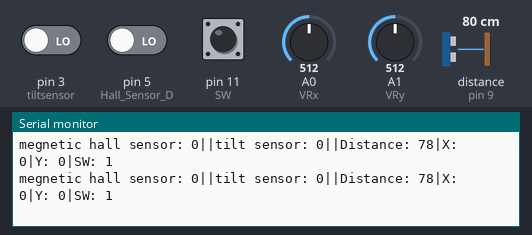
A sketch run on a simulated Arduino Uno, built with avr-gcc and run on an emulated ATmega328P. Parts: the last lines printed to the serial monitor. Wiring (inferred from the names in the program): ultrasonic range finder: trigger pin 8; echo pin 9. The test bench sets the inputs (shaded band); at power-on: distance to the obstacle (sensor on pin 9) 80 cm, A0 (VRx) = 512, A1 (VRy) = 512, pin 3 (tiltsensor) LOW, pin 5 (Hall_Sensor_D) LOW, pin 11 (SW) HIGH. The echo pulse lasts 58.3 µs per cm.

Above: at 1.2 s.
1.3 s: distance to the obstacle (sensor on pin 9) set to 23 cm
At 1.4 s:
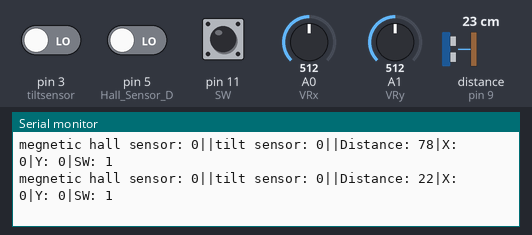
4.3 s: distance to the obstacle (sensor on pin 9) set to 19 cm
At 4.35 s:
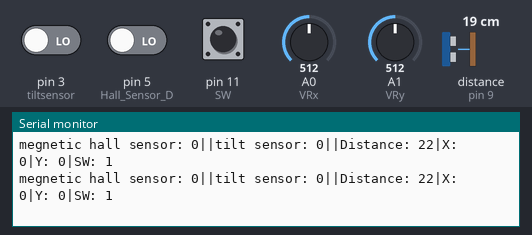
6.0 s: A0 (VRx) set to 536
At 6.01 s:
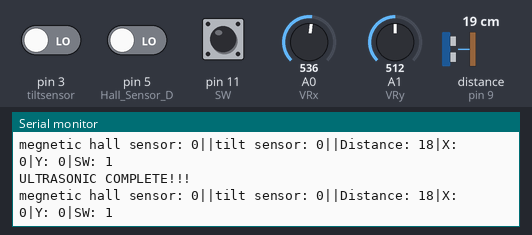
9.0 s: A1 (VRy) set to 531
At 9.0 s:
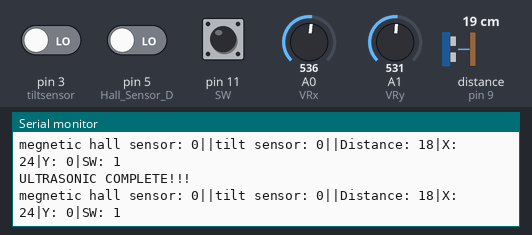
Timing chart, 0 to 12.0 s (numbered marks = the images above; inputs shaded):
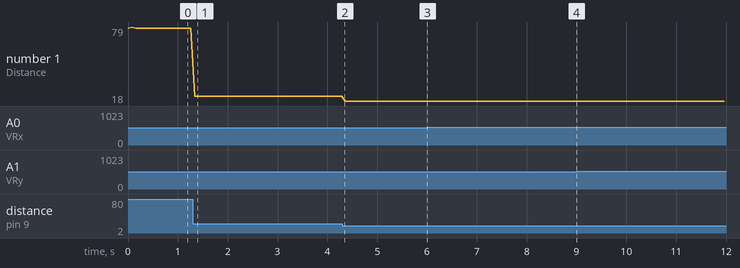

Measured:
- after the input at 1.3 s, the serial monitor: prints a new line at once (image 1)
- plotted number 1: 78 → 22 after the input at 1.3 s, 22 → 18 after the input at 4.3 s

The sketch:

arduino2.ino
```cpp
// ***JOYSTICK***
 int VRx = A0;
 int VRy = A1;
 int SW = 11;

 int xPosition = 0;
 int yPosition = 0;
 int SW_state = 0;
 int mapX = 0;
 int mapY = 0;

//***MAGNETIC HALL  SENSOR***
//int Hall_Sensor = A0                  *****NO NEED FOR NOW*****
 int Hall_Sensor_D = 5;
 int tiltValue=0,magnetValue=0;

//***TILT SENSOR***
 int tiltsensor = 3;

//***ULTRASONIC SENSOR***
 const int trigPin = 8;
 const int echoPin = 9;
 long duration;
 int distance;


void setup() {
  Serial.begin(9600);

// ***JOYSTICK***
  pinMode(VRx, INPUT);
  pinMode(VRy, INPUT);
  pinMode(SW, INPUT_PULLUP);

//***MAGNETIC HALL  SENSOR***
  pinMode(Hall_Sensor_D,INPUT);

//***TILT SENSOR***
  pinMode(tiltsensor, INPUT);

//***ULTRASONIC SENSOR***
  pinMode(trigPin, OUTPUT);
  pinMode(echoPin, INPUT);


xPosition = analogRead(VRx);
  yPosition = analogRead(VRy);
  SW_state = digitalRead(SW);
  mapX = map(xPosition, 0, 1023, -512, 512);
  mapY = map(yPosition, 0, 1023, -512, 512);


    // Clears the trigPin
  digitalWrite(trigPin, LOW);
  delayMicroseconds(2);
  // Sets the trigPin on HIGH state for 10 micro seconds
  digitalWrite(trigPin, HIGH);
  delayMicroseconds(10);
  digitalWrite(trigPin, LOW);
  // Reads the echoPin, returns the sound wave travel time in microseconds
  duration = pulseIn(echoPin, HIGH);
  // Calculating the distance
  distance = duration * 0.034 / 2;

}

void loop() {


    Read_and_print_sensors ();


  if (mapX>30 && mapX<300 && mapY >0 && SW_state == 1){
      Serial.println("JOYSTICK COMPLETE!!!");
  }

  if(distance>15 && distance<20){
  Serial.println("ULTRASONIC COMPLETE!!!");
  }

} // end void loop


void Read_and_print_sensors (){

    magnetValue=digitalRead(Hall_Sensor_D);
    Serial.print("megnetic hall sensor: ");
    Serial.print(magnetValue);

    tiltValue=digitalRead(tiltsensor);
    Serial.print("||tilt sensor: ");
    Serial.print(tiltValue);


    Read_ultra_sonic ();
    Read_joystick ();


}

void Read_ultra_sonic (){

   // Clears the trigPin
  digitalWrite(trigPin, LOW);
  delayMicroseconds(2);
  // Sets the trigPin on HIGH state for 10 micro seconds
  digitalWrite(trigPin, HIGH);
  delayMicroseconds(10);
  digitalWrite(trigPin, LOW);
  // Reads the echoPin, returns the sound wave travel time in microseconds
  duration = pulseIn(echoPin, HIGH);
  // Calculating the distance
  distance = duration * 0.034 / 2;
  // Prints the distance on the Serial Monitor
  Serial.print("||Distance: ");
  Serial.print(distance);
}

void Read_joystick (){
  xPosition = analogRead(VRx);
  yPosition = analogRead(VRy);
  SW_state = digitalRead(SW);
  mapX = map(xPosition, 0, 1023, -512, 512);
  mapY = map(yPosition, 0, 1023, -512, 512);

  Serial.print("|X: ");
  Serial.print(mapX);
  Serial.print("|Y: ");
  Serial.print(mapY);
  Serial.print("|SW: ");
  Serial.println(SW_state);
}
```
